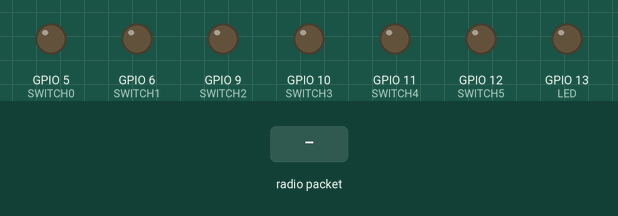
This sketch was run on a simulated ESP32. Parts: output pins drawn as LEDs (lit = HIGH). The test bench sets the inputs (shaded band). No radio packets arrive unless stated; pins used as bus, display or sensor lines are not drawn.

Above: at 3.3 s.
3.4 s: radio packet "0" arrives
At 3.7 s:
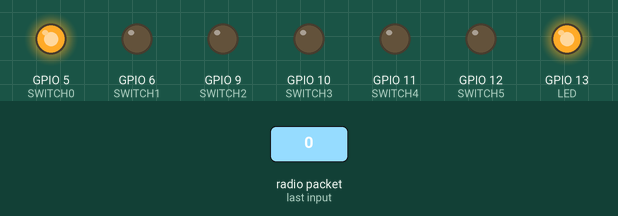
4.9 s: radio packet "1" arrives
At 6.0 s:
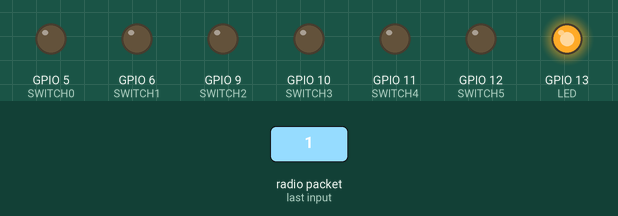
Timing chart, 0 to 7.9 s (numbered marks = the images above; inputs shaded):
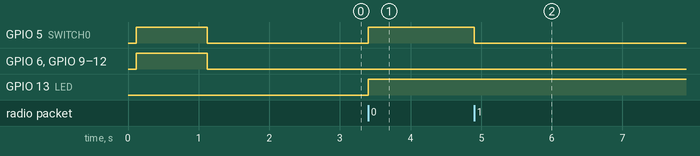

The sketch:

receiverunit.ino
```cpp
// Feather9x_RX
// -*- mode: C++ -*-
// Example sketch showing how to create a simple messaging client (receiver)
// with the RH_RF95 class. RH_RF95 class does not provide for addressing or
// reliability, so you should only use RH_RF95 if you do not need the higher
// level messaging abilities.
// It is designed to work with the other example Feather9x_TX

#include <SPI.h>
#include <RH_RF95.h>

// for feather m0 RFM9x
#define RFM95_CS 8
#define RFM95_RST 4
#define RFM95_INT 3


#if defined(ESP8266)
  /* for ESP w/featherwing */
  #define RFM95_CS  2    // "E"
  #define RFM95_RST 16   // "D"
  #define RFM95_INT 15   // "B"

#elif defined(ESP32)
  /* ESP32 feather w/wing */
  #define RFM95_RST     27   // "A"
  #define RFM95_CS      33   // "B"
  #define RFM95_INT     12   //  next to A

#elif defined(NRF52)
  /* nRF52832 feather w/wing */
  #define RFM95_RST     7   // "A"
  #define RFM95_CS      11   // "B"
  #define RFM95_INT     31   // "C"

#elif defined(TEENSYDUINO)
  /* Teensy 3.x w/wing */
  #define RFM95_RST     9   // "A"
  #define RFM95_CS      10   // "B"
  #define RFM95_INT     4    // "C"
#endif


// Change to 434.0 or other frequency, must match RX's freq!
#define RF95_FREQ 915.0

// Singleton instance of the radio driver
RH_RF95 rf95(RFM95_CS, RFM95_INT);

// Blinky on receipt
#define LED 13

//define char (but kinda bool) array for switch
char switchArray[6] = "";

//switches
uint8_t SWITCH0 = 5;
uint8_t SWITCH1 = 6;
uint8_t SWITCH2 = 9;
uint8_t SWITCH3 = 10;
uint8_t SWITCH4 = 11;
uint8_t SWITCH5 = 12;

void setup()
{
  pinMode(LED, OUTPUT);
  pinMode(RFM95_RST, OUTPUT);
  digitalWrite(RFM95_RST, HIGH);

  pinMode(SWITCH0, OUTPUT);
  pinMode(SWITCH1, OUTPUT);
  pinMode(SWITCH2, OUTPUT);
  pinMode(SWITCH3, OUTPUT);
  pinMode(SWITCH4, OUTPUT);
  pinMode(SWITCH5, OUTPUT);

  //Serial.begin(115200);
  //while (!Serial) {
  //  delay(1);
  //}
  delay(100);

  //Serial.println("Feather LoRa RX Test!");

  // manual reset
  digitalWrite(RFM95_RST, LOW);
  delay(10);
  digitalWrite(RFM95_RST, HIGH);
  delay(10);

  while (!rf95.init()) {
    //Serial.println("LoRa radio init failed");
    //Serial.println("Uncomment '#define SERIAL_DEBUG' in RH_RF95.cpp for detailed debug info");
    while (1);
  }
  //Serial.println("LoRa radio init OK!");

  // Defaults after init are 434.0MHz, modulation GFSK_Rb250Fd250, +13dbM
  if (!rf95.setFrequency(RF95_FREQ)) {
    //Serial.println("setFrequency failed");
    while (1);
  }
  //Serial.print("Set Freq to: "); Serial.println(RF95_FREQ);

  // Defaults after init are 434.0MHz, 13dBm, Bw = 125 kHz, Cr = 4/5, Sf = 128chips/symbol, CRC on

  // The default transmitter power is 13dBm, using PA_BOOST.
  // If you are using RFM95/96/97/98 modules which uses the PA_BOOST transmitter pin, then
  // you can set transmitter powers from 5 to 23 dBm:
  rf95.setTxPower(23, false);
  digitalWrite(SWITCH0, HIGH);
  digitalWrite(SWITCH1, HIGH);
  digitalWrite(SWITCH2, HIGH);
  digitalWrite(SWITCH3, HIGH);
  digitalWrite(SWITCH4, HIGH);
  digitalWrite(SWITCH5, HIGH);
  delay(1000);
  digitalWrite(SWITCH0, LOW);
  digitalWrite(SWITCH1, LOW);
  digitalWrite(SWITCH2, LOW);
  digitalWrite(SWITCH3, LOW);
  digitalWrite(SWITCH4, LOW);
  digitalWrite(SWITCH5, LOW);
  delay(1000);
}

void loop()
{
  if (rf95.available())
  {
    // Should be a message for us now
    uint8_t buf[RH_RF95_MAX_MESSAGE_LEN];
    uint8_t len = sizeof(buf);

    if (rf95.recv(buf, &len))
    {
      digitalWrite(LED, HIGH);
      //RH_RF95::printBuffer("Received: ", buf, len);
      //Serial.print("Got: ");
      //Serial.println((char*)buf);
      //Serial.print("RSSI: ");
      //Serial.println(rf95.lastRssi(), DEC);
      strcpy(switchArray, "");

      switchArray[0] = (char)buf[0];
      switchArray[1] = (char)buf[1];
      switchArray[2] = (char)buf[2];
      switchArray[3] = (char)buf[3];
      switchArray[4] = (char)buf[4];
      switchArray[5] = (char)buf[5];

      //sprintf(switchArray, "%s" , (char*)buf);

      if (switchArray[0] == '0') {
        digitalWrite(SWITCH0, HIGH);
      } else {
        digitalWrite(SWITCH0, LOW);
      }
      if (switchArray[1] == '0') {
        digitalWrite(SWITCH1, HIGH);
      } else {
        digitalWrite(SWITCH1, LOW);
      }
      if (switchArray[2] == '0') {
        digitalWrite(SWITCH2, HIGH);
      } else {
        digitalWrite(SWITCH2, LOW);
      }
      if (switchArray[3] == '0') {
        digitalWrite(SWITCH3, HIGH);
      } else {
        digitalWrite(SWITCH3, LOW);
      }
      if (switchArray[4] == '0') {
        digitalWrite(SWITCH4, HIGH);
      } else {
        digitalWrite(SWITCH4, LOW);
      }
      if (switchArray[5] == '0') {
        digitalWrite(SWITCH5, HIGH);
      } else {
        digitalWrite(SWITCH5, LOW);
      }

    }
    else
    {
      //Serial.println("Receive failed");
    }
  }
}
```

Measured:
- after the input at 3.4 s, GPIO 5 (SWITCH0), GPIO 13 (LED): LOW → HIGH at once
- after the input at 4.9 s, GPIO 5 (SWITCH0): HIGH → LOW at once
